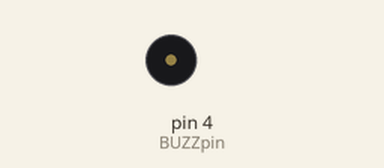
Bench run of a sketch on a simulated Arduino Uno, built with avr-gcc and run on an emulated ATmega328P. Shown: buzzer (waves = sounding, pin HIGH). No radio packets arrive unless stated.

Above: at 0.1 s.
At 1.0 s:
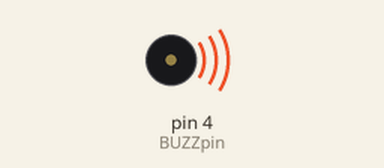
Timing chart, 0 to 2.7 s (numbered marks = the images above):
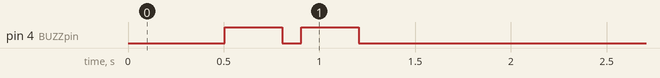

The sketch:

Buzzer_Node.ino
```cpp
// (licence header left out)
///////////////////////////////////////////////////////////
////INCLUDED LIBRARIES/////////////////////////////////////
///////////////////////////////////////////////////////////
#include "Arduino.h"  //Needed by printf.h
#include <printf.h>

#include <SPI.h>  //Needed by RF24.h
#include <RF24.h>  //Needed by RF24Network.h
#include <RF24Network.h>


///////////////////////////////////////////////////////////
////CONSTANTS//////////////////////////////////////////////
///////////////////////////////////////////////////////////
const int CHANNEL = 100;
const uint16_t ADDRESS = 2;

const int BUZZpin = 4;


///////////////////////////////////////////////////////////
////GLOBAL VARIABLES///////////////////////////////////////
///////////////////////////////////////////////////////////

////Radio variables
RF24 radio(9,10);
RF24Network network(radio);


///////////////////////////////////////////////////////////
///////SETUP///////////////////////////////////////////////
///////////////////////////////////////////////////////////
void setup(void)
{
  //Print preamble
  Serial.begin(57600);
  printf_begin();
  printf_P(PSTR("---------------------------------------------------------\n"));
  printf_P(PSTR("-----------------------PIEZO NODE------------------------\n"));
  printf_P(PSTR("---------------------------------------------------------\n"));

  //Bring up the RF network
  radio.begin();
  network.begin(CHANNEL,ADDRESS);

  //Setup I/O pins
  pinMode(BUZZpin,OUTPUT);

  //Make a signal
  StartupSound();

  printf_P(PSTR("\nSetup finished\n\nChecking for incoming messages\n"));
}


///////////////////////////////////////////////////////////
///////LOOP////////////////////////////////////////////////
///////////////////////////////////////////////////////////
void loop(void)
{
  //Must be called regularly
  network.update();

  //Detect any new message
  if(network.available())
  {
    RF24NetworkHeader inHeader;  //A header object is like the envelope of the message.
    network.peek(inHeader);

    if (inHeader.type == 'F'){
      printf_P(PSTR("\nReceived alert from Central Node.\n\r"));
      TriggerSound();
    }

    network.read(inHeader,0,0); //Even though the message is empty, it is read to remove it from the queue
  }

  //Print a dot over Serial every 0.5 s to indicate that the node is running fine
  static long previousTime = 0;
  if (millis()-previousTime>500){
    printf_P(PSTR("."));
    previousTime = millis();
  }
}


///////////////////////////////////////////////////////////
///////FUNCTIONS///////////////////////////////////////////
///////////////////////////////////////////////////////////


//Make a signal when the board is powered on
void StartupSound()
{
  delay(500); //On the breadboard version, there is a capacitor which requires some time to charge at
              //start, or else the buzzer will make a weak, ugly sound.

  for(int i=0;i<2;i++){
      digitalWrite(BUZZpin,HIGH);
      delay(300);
      digitalWrite(BUZZpin,LOW);
      delay(100);
    }
}


//Commands the buzzer to make a loud sound
void TriggerSound()
{
  for(int i=0;i<12;i++){
      digitalWrite(BUZZpin,HIGH);
      delay(300);
      digitalWrite(BUZZpin,LOW);
      delay(100);
    }
}
```
